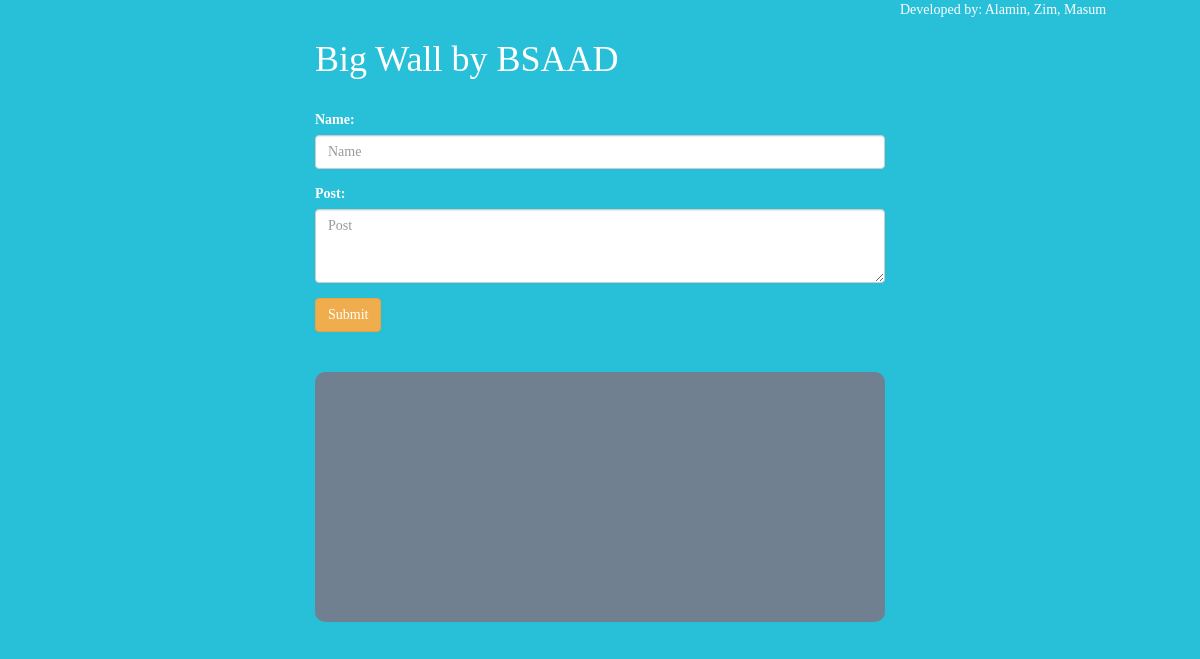
The app's page /, older data.
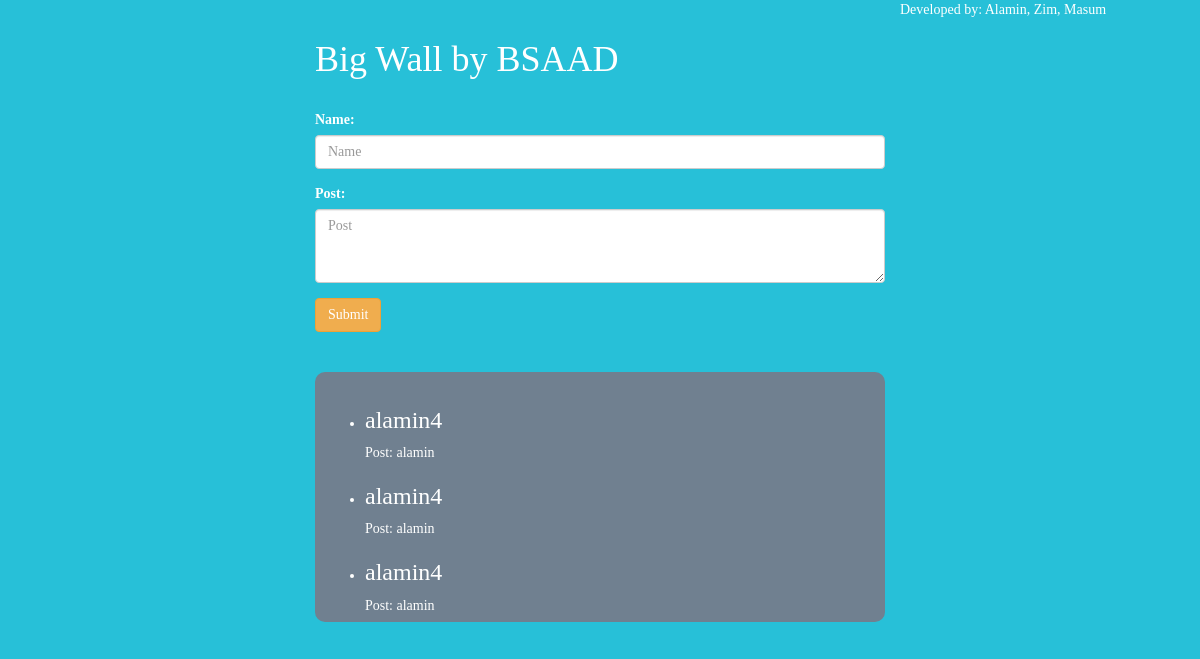
The same page, newer data.
### wall_post/models.py (models this page shows, shortened)
class WallPost(models.Model):
    name = models.CharField(max_length=50)
    post = models.CharField(max_length=500)

### wall_post/views.py (the view)
# urls.py: url(r'^$', views.index, name='index'),
def index(request):
    wall_post = WallPost.objects.all().order_by('-id')
    if request.method == 'POST':
        name = request.POST.get('name')
        post = request.POST.get('post')
        if name and post:
            WallPost.objects.create(name=name, post=post)
    context = {
        'wall_post': wall_post,
    }
    return render(request, 'wall_post/index.html', context)

### wall_post/templates/wall_post/index.html (shortened to what this page needs)
<!DOCTYPE html>
<html lang="en">
<head>
  <link rel="stylesheet" href="https://maxcdn.bootstrapcdn.com/bootstrap/3.3.7/css/bootstrap.min.css">
<div class="container col-md-6 col-md-offset-3">
	<h1>Big Wall by BSAAD</h1>
	<br>
	<form action="" method="post">
	  <div class="form-group">
	    <label for="email">Name:</label>
	    <input type="text" name="name" placeholder="Name" class="form-control">
	  </div>
	  <div class="form-group">
	    <label for="pwd">Post:</label>
	    <textarea type="text" name="post" placeholder="Post" class="form-control" rows="3" id="comment"></textarea>
	  </div>
	  <button type="submit" class="btn btn-warning">Submit</button>
	</form>
	<ul >
	    {% for post in wall_post %}
			<li>
			<h3>{{ post.name }} </h3> <p>Post: {{ post.post }} </p>
			</li>
		{%  endfor %}
	</ul>
</div>
</body>
<footer>
  <p>Developed by:  Alamin, Zim, Masum</p>
</footer>
</html>

### wall_post/templates/wall_post/index.html (style rules this page uses)
.container { margin-top: 20px; }
form { margin-bottom: 40px; }
ul { overflow-y: scroll; background-color: slategrey; border-radius: 10px; padding-top: 15px; padding-right: 15px; padding-bottom: 15px; height: 250px; }
li { margin: 10px; }

Row changes from the older to the newer data that the page shows:
added WallPost: name "alamin4", post "alamin"
added WallPost: name "alamin4", post "alamin"
added WallPost: name "alamin4", post "alamin"
